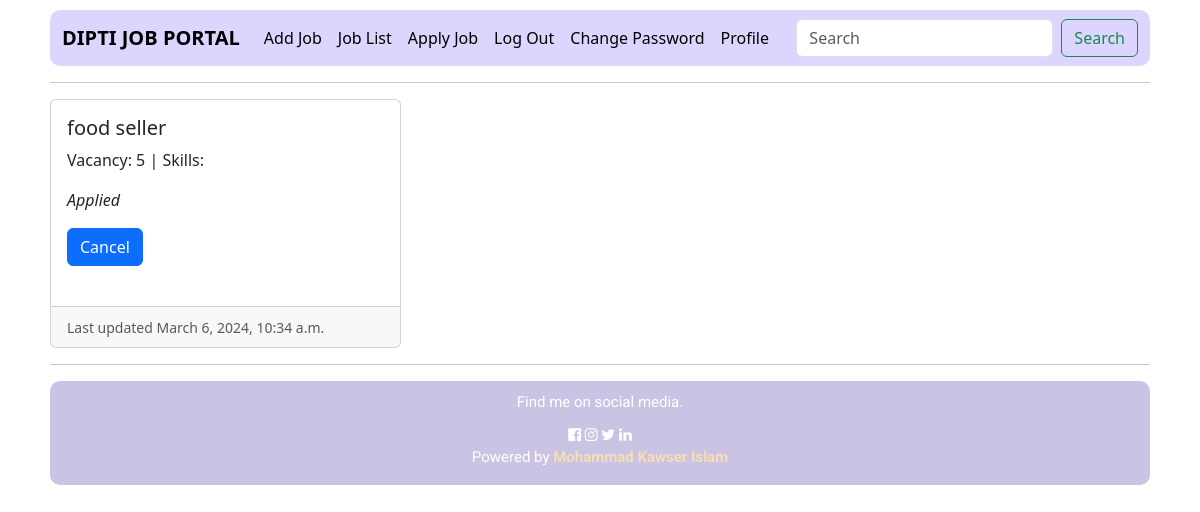
The page /apply-job/ (signed in) on the database its author committed.
### home/models.py (models this page shows, shortened)
class Apply_Job(models.Model):
    user = models.ForeignKey(Custom_User, on_delete=models.CASCADE, related_name='job_appy_user')
    job = models.ForeignKey(Job, on_delete=models.CASCADE, related_name='job_appy')
    cover_later = models.TextField()
    created_date = models.DateTimeField(auto_now_add=True)
    updated_date = models.DateTimeField(auto_now=True)

class Job(models.Model):
    user = models.ForeignKey(Custom_User, on_delete=models.CASCADE, related_name='user_job')
    title = models.CharField(max_length=500)
    number_of_openings = models.PositiveIntegerField()
    category = models.CharField(max_length=20)
    job_description = models.TextField()
    skills = models.CharField(max_length=100)
    created_date = models.DateTimeField(auto_now_add=True)
    updated_date = models.DateTimeField(auto_now=True)

### home/views.py (the view)
# urls.py: path('apply-job/', apply_job_list, name='apply_job_list'),
def apply_job_list(request):
    job = Apply_Job.objects.filter(user=request.user)
    return render(request, 'job/apply_job_list.html', {'job': job})

### templates/job/apply_job_list.html (shortened to what this page needs)
{% extends 'base.html' %}
{% block body_content %}
<div class="row row-cols-1 row-cols-md-3 g-4">
    {% for job in job %}
    <div class="col">
        <div class="card h-100">
            <div class="card-body">
                <h5 class="card-title">{{job.job.title}}</h5>
                <p class="card-text">Vacancy: {{job.job.number_of_openings}} | Skills: {{job.skills}}</p>
                <p><i>Applied</i></p>
                <div class="row">
                    <div class="col-6">
                        <a href="" class="btn btn-primary">Cancel</a>
                    </div>
                </div>
            </div>
            <br>
            <div class="card-footer">
                <small class="text-body-secondary">Last updated {{job.updated_date}}</small>
            </div>
        </div>
    </div>
    {% endfor %}
</div>
{% endblock %}

### rows shown on the page
Apply_Job: job "food seller", job.number_of_openings "5", updated_date "March 6, 2024, 10:34 a.m."
